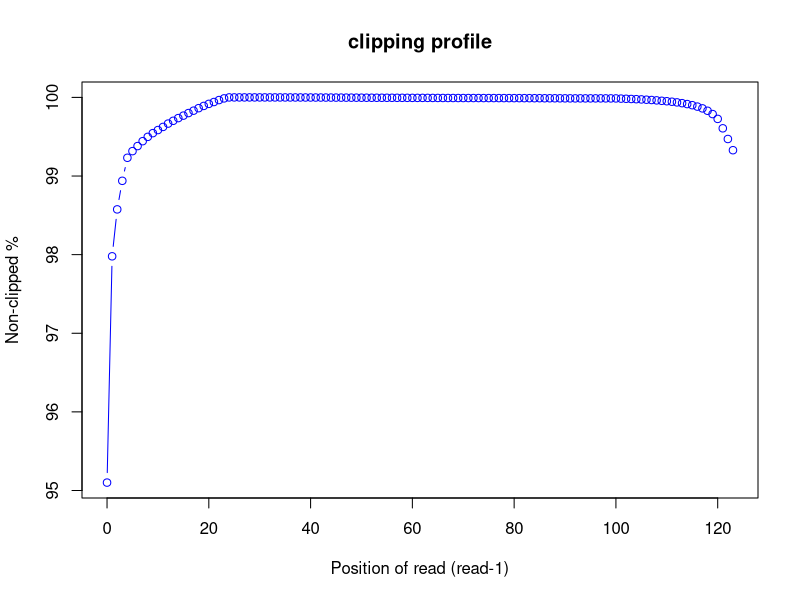
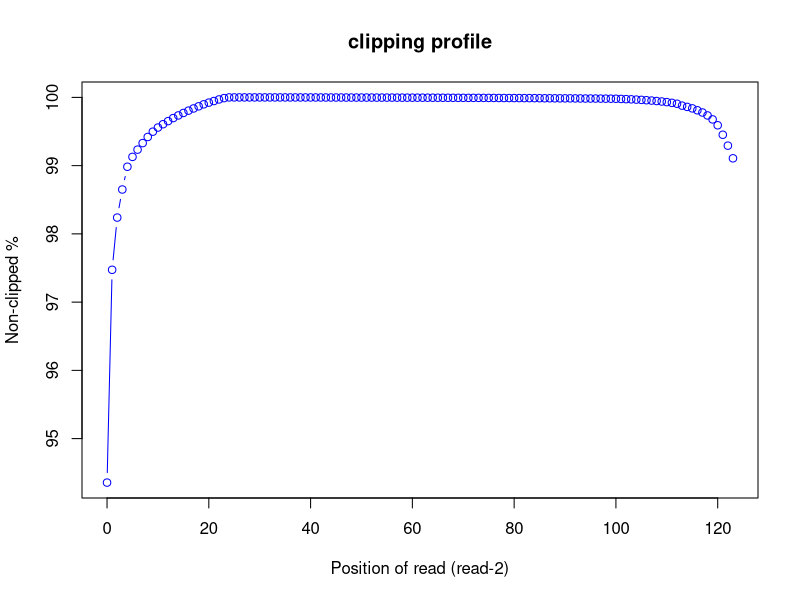

The R script that drew these images, in order:
pdf("SRR11647688.clipping_profile.R1.pdf")
read_pos=c(0,1,2,3,4,5,6,7,8,9,10,11,12,13,14,15,16,17,18,19,20,21,22,23,24,25,26,27,28,29,30,31,32,33,34,35,36,37,38,39,40,41,42,43,44,45,46,47,48,49,50,51,52,53,54,55,56,57,58,59,60,61,62,63,64,65,66,67,68,69,70,71,72,73,74,75,76,77,78,79,80,81,82,83,84,85,86,87,88,89,90,91,92,93,94,95,96,97,98,99,100,101,102,103,104,105,106,107,108,109,110,111,112,113,114,115,116,117,118,119,120,121,122,123)
r1_clip_count=c(818870.0,337807.0,238054.0,177309.0,128348.0,114205.0,103462.0,93051.0,83870.0,75956.0,69383.0,62749.0,55666.0,49734.0,43967.0,38725.0,33268.0,28206.0,22860.0,18105.0,13722.0,9805.0,5652.0,2082.0,0,0,2.0,4.0,4.0,7.0,15.0,21.0,34.0,42.0,51.0,65.0,78.0,104.0,126.0,164.0,181.0,231.0,256.0,290.0,326.0,376.0,426.0,473.0,516.0,551.0,619.0,675.0,716.0,757.0,763.0,796.0,807.0,850.0,871.0,911.0,990.0,1016.0,1014.0,1040.0,1123.0,1161.0,1207.0,1263.0,1279.0,1314.0,1331.0,1344.0,1342.0,1360.0,1407.0,1415.0,1422.0,1469.0,1490.0,1529.0,1556.0,1566.0,1585.0,1629.0,1698.0,1692.0,1818.0,1837.0,1856.0,1943.0,1992.0,2039.0,2078.0,2058.0,2080.0,2082.0,2062.0,2069.0,2085.0,2125.0,2168.0,2568.0,2922.0,3346.0,3784.0,4271.0,4863.0,5513.0,6299.0,7228.0,8138.0,9192.0,10566.0,12222.0,14150.0,16541.0,19548.0,23308.0,28405.0,35421.0,45672.0,65698.0,88401.0,112251.0)
r1_nonclip_count = 16713758 - r1_clip_count
plot(read_pos, r1_nonclip_count*100/(r1_clip_count + r1_nonclip_count),col="blue",main="clipping profile",xlab="Position of read (read-1)",ylab="Non-clipped %",type="b")
dev.off()
pdf("SRR11647688.clipping_profile.R2.pdf")
read_pos=c(0,1,2,3,4,5,6,7,8,9,10,11,12,13,14,15,16,17,18,19,20,21,22,23,24,25,26,27,28,29,30,31,32,33,34,35,36,37,38,39,40,41,42,43,44,45,46,47,48,49,50,51,52,53,54,55,56,57,58,59,60,61,62,63,64,65,66,67,68,69,70,71,72,73,74,75,76,77,78,79,80,81,82,83,84,85,86,87,88,89,90,91,92,93,94,95,96,97,98,99,100,101,102,103,104,105,106,107,108,109,110,111,112,113,114,115,116,117,118,119,120,121,122,123)
r2_clip_count=c(943438.0,422198.0,294318.0,225555.0,169834.0,145671.0,127895.0,111904.0,96921.0,83941.0,73839.0,65658.0,58071.0,50606.0,44153.0,38146.0,32407.0,27048.0,21789.0,16905.0,12757.0,8852.0,4991.0,1720.0,0,1.0,2.0,4.0,4.0,7.0,9.0,13.0,17.0,24.0,34.0,41.0,44.0,67.0,82.0,103.0,104.0,128.0,162.0,188.0,209.0,230.0,254.0,296.0,329.0,358.0,373.0,372.0,411.0,455.0,466.0,483.0,489.0,554.0,591.0,607.0,611.0,620.0,665.0,709.0,747.0,813.0,854.0,898.0,963.0,996.0,1026.0,1115.0,1112.0,1131.0,1201.0,1266.0,1329.0,1439.0,1506.0,1590.0,1617.0,1643.0,1722.0,1769.0,1828.0,1928.0,2118.0,2133.0,2215.0,2277.0,2305.0,2345.0,2474.0,2584.0,2726.0,2750.0,2782.0,2933.0,3045.0,3150.0,3294.0,3770.0,4250.0,4707.0,5347.0,6032.0,6864.0,7733.0,8830.0,10053.0,11494.0,13280.0,15523.0,20140.0,23233.0,26854.0,31547.0,36938.0,44188.0,53860.0,68261.0,91470.0,118161.0,149167.0)
r2_nonclip_count = 16713758 - r2_clip_count
plot(read_pos, r2_nonclip_count*100/(r2_clip_count + r2_nonclip_count),col="blue",main="clipping profile",xlab="Position of read (read-2)",ylab="Non-clipped %",type="b")
dev.off()
